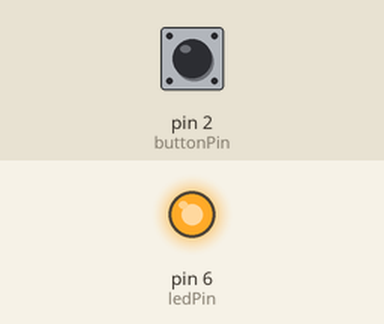
Bench run of a sketch on a simulated Arduino Uno, built with avr-gcc and run on an emulated ATmega328P. On the bench: output pins drawn as LEDs (lit = HIGH). The inputs (shaded band) are chosen by the test bench; at power-on: pin 2 (buttonPin) HIGH.

Above: at 1.2 s.
1.3 s: pin 2 (buttonPin) pulled LOW for 0.15 s
At 2.0 s:
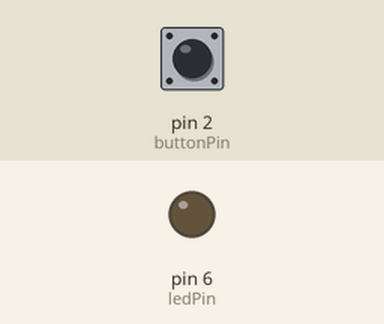
2.9 s: pin 2 (buttonPin) pulled LOW for 1 s
At 3.2 s:
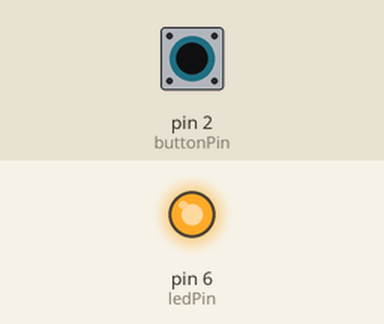
5.4 s: pin 2 (buttonPin) pulled LOW for 3.2 s
At 6.3 s:
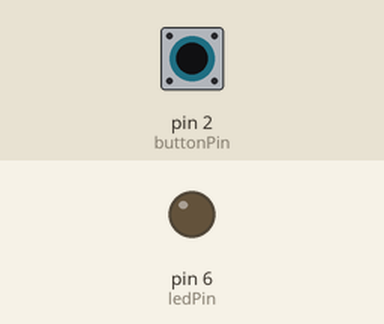
Timing chart, 0 to 8.4 s (numbered marks = the images above; inputs shaded):
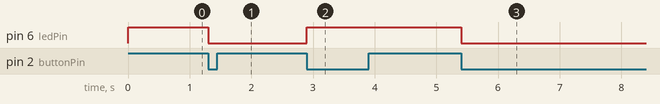

Measured:
- after the input at 1.3 s, pin 6 (ledPin): HIGH → LOW at once
- after the input at 2.9 s, pin 6 (ledPin): LOW → HIGH at once
- after the input at 5.4 s, pin 6 (ledPin): HIGH → LOW at once

The sketch:

ledandbutton.ino
```cpp
const int buttonPin = 2;
const int ledPin = 6;
bool ledState = true;
bool lastButtonState = HIGH;

void setup() {
  pinMode(buttonPin, INPUT_PULLUP);
  pinMode(ledPin, OUTPUT);
  digitalWrite(ledPin, HIGH);
}

void loop() {
  bool buttonState = digitalRead(buttonPin);

  if (lastButtonState == HIGH && buttonState == LOW) {
    ledState = !ledState;
    digitalWrite(ledPin, ledState);
    delay(100);
  }

  lastButtonState = buttonState;
}
```
